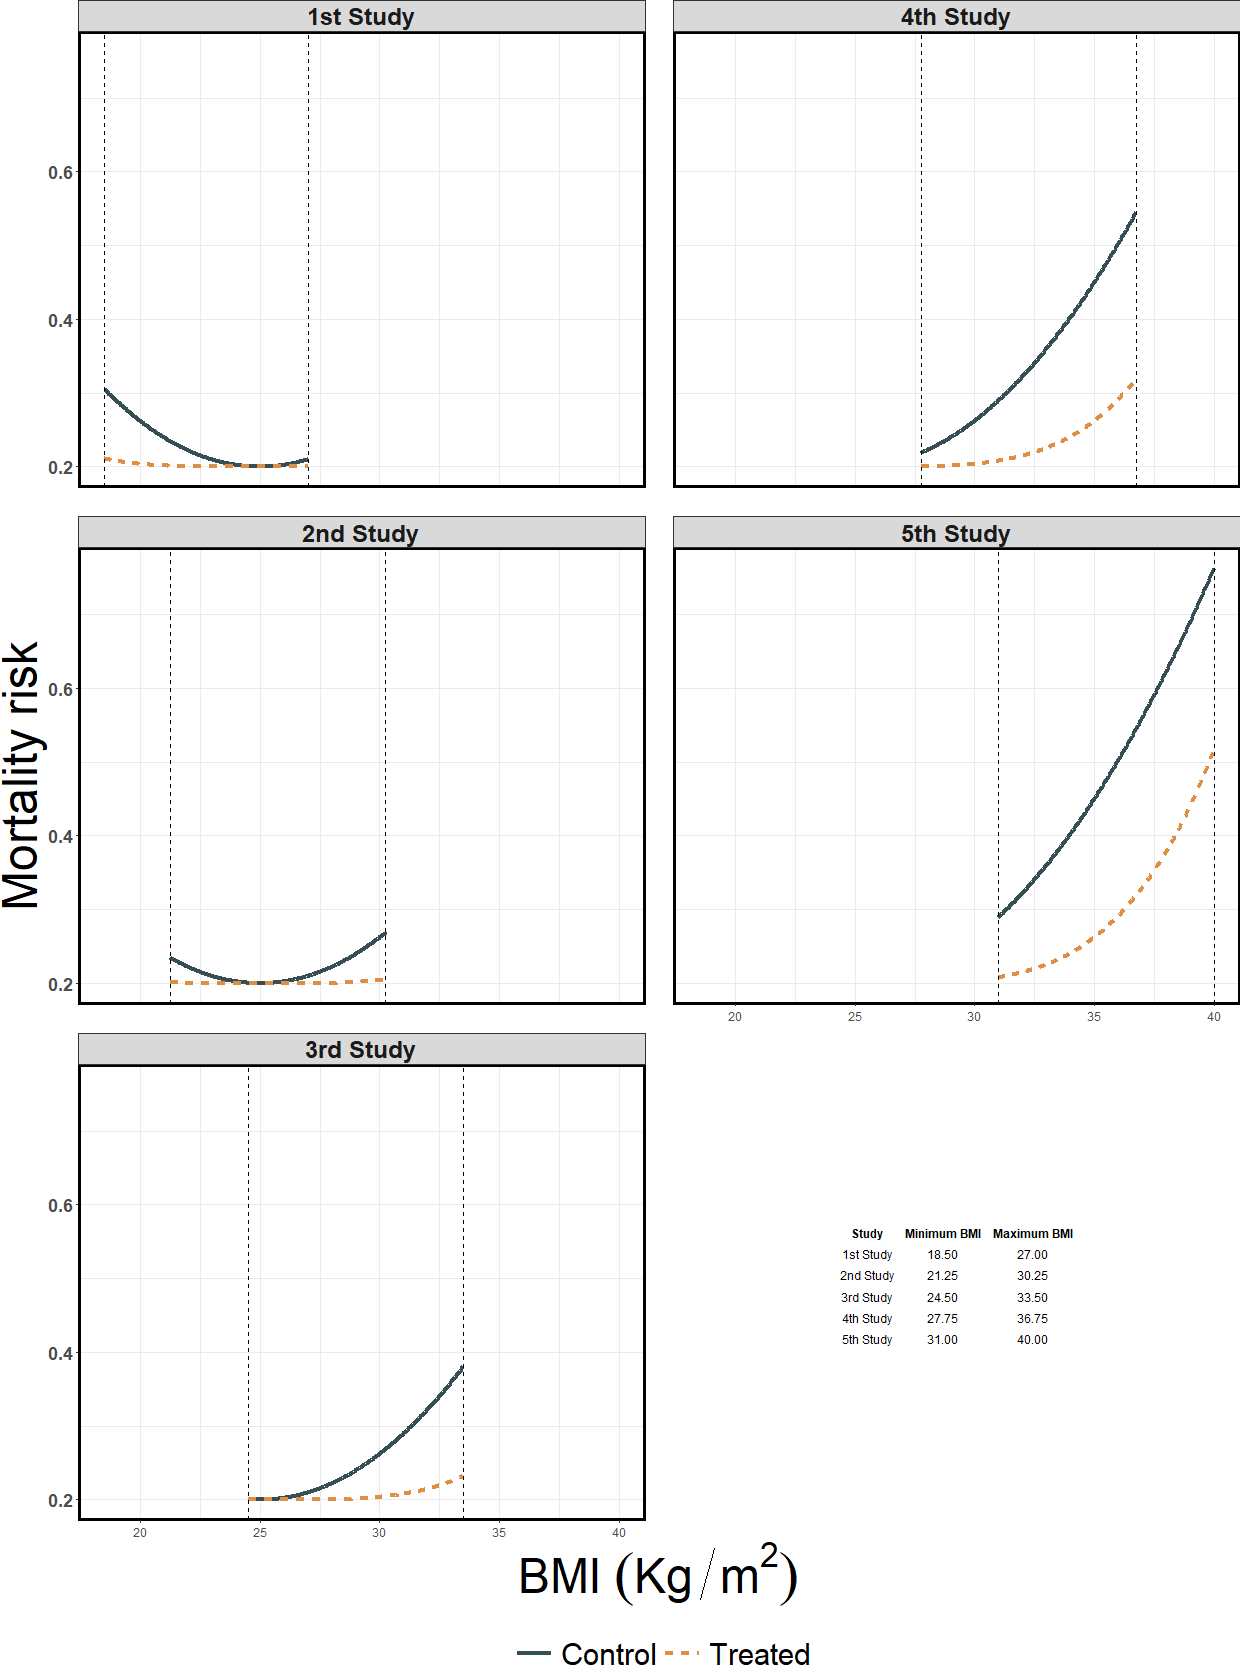

Generate this figure with R:
## ----Assisting tables for Figure 3----
tab2 = df2%>%
  group_by(Study)%>%
  summarise("Minimum BMI" =round(min(BMI),2), `Maximum BMI`= round(max(BMI),2))



## ----Figure 3: Association between mortality risk and BMI per study in the non-heterogeneous IPD-set with different BMI ranges."----
simulated_plot2= df2 %>%
  ggplot(aes(x = BMI, `Mortality risk`, linetype= Treatment, color= Treatment)) + 
  geom_line(size=1.5) + ylab("Mortality risk") + 
  xlab(expression(paste("BMI ", (Kg/m^2))))  + scale_color_jama()+
  facet_wrap(fct_relevel(Study, "total", after = Inf)~., ncol = 2, dir="v")+ 
  geom_vline(data = tab2, aes(xintercept=`Minimum BMI`),linetype =2)+ 
  geom_vline(data = tab2, aes(xintercept=`Maximum BMI`),linetype =2) + 
  theme_bw()+ 
  theme(plot.title    = element_text(hjust = 0.5,size = 48,face = "bold.italic"),
        plot.subtitle = element_text(hjust = 0.5,size = 34,face = "italic"),
        axis.text.x.bottom  = element_text(angle = 0, vjust = 0.5, size=12),
        plot.margin = unit(c(0,0,0,0), "cm"),
        panel.spacing = unit(2, "lines"),
        panel.border = element_rect(colour = "black", fill=NA, size=2),
        strip.text = element_text(face="bold", size=24, hjust = 0.5),
        axis.title.y = element_text(size = 48),
        axis.title.x = element_text(size = 48),
        axis.text.y = element_text(face="bold",  size=18),
        legend.key.size = unit(1.5, "cm"),
        legend.key.width = unit(1.5,"cm"),
        legend.text=element_text(size=30, hjust = 0),
        legend.title=element_blank(),
        legend.position = "bottom")

gp <- ggplotGrob(simulated_plot2)



# get coordinates of empty panels to be blanked out
empty.area <- gtable_filter(gp, "panel", trim = F)
empty.area <- empty.area$layout[sapply(empty.area$grob,
                                       function(x){class(x)[[1]]=="zeroGrob"}),]

empty.area$t <- empty.area$t - 1 #extend up by 1 cell to cover facet header
empty.area$b <- empty.area$b + 1 #extend down by 1 cell to cover x-axis

simulated_plot2 <- gtable_add_grob(x = gp,
                       grobs = tableGrob(tab2,
                                         rows = NULL,
                                         theme = ttheme_minimal()),
                       t = min(empty.area$t),
                       l = min(empty.area$l),
                       b = max(empty.area$b),
                       r = max(empty.area$r),
                       name = "textbox")
grid::grid.draw(simulated_plot2)
